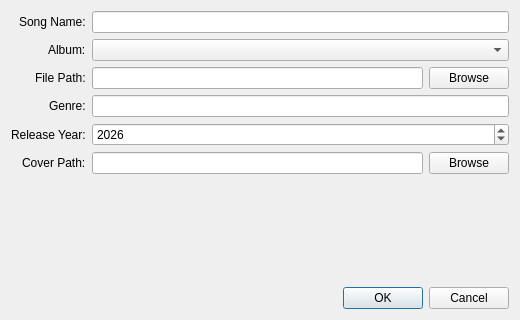
<?xml version="1.0" encoding="UTF-8"?>
<ui version="4.0">
 <class>AddSongDialog</class>
 <widget class="QDialog" name="AddSongDialog">
  <property name="geometry">
   <rect>
    <x>0</x>
    <y>0</y>
    <width>520</width>
    <height>320</height>
   </rect>
  </property>
  <property name="windowTitle">
   <string>Add Song</string>
  </property>
  <layout class="QVBoxLayout" name="verticalLayout">
   <item>
    <layout class="QFormLayout" name="formLayout">
     <property name="labelAlignment">
      <set>Qt::AlignRight|Qt::AlignVCenter</set>
     </property>

     <item row="0" column="0">
      <widget class="QLabel" name="labelSongName">
       <property name="text">
        <string>Song Name:</string>
       </property>
      </widget>
     </item>
     <item row="0" column="1">
      <widget class="QLineEdit" name="lineEditSongName"/>
     </item>

     <item row="1" column="0">
      <widget class="QLabel" name="labelAlbum">
       <property name="text">
        <string>Album:</string>
       </property>
      </widget>
     </item>
     <item row="1" column="1">
      <widget class="QComboBox" name="comboBoxAlbum"/>
     </item>

     <item row="2" column="0">
      <widget class="QLabel" name="labelFilePath">
       <property name="text">
        <string>File Path:</string>
       </property>
      </widget>
     </item>
     <item row="2" column="1">
      <layout class="QHBoxLayout" name="horizontalLayoutFile">
       <item>
        <widget class="QLineEdit" name="lineEditFilePath"/>
       </item>
       <item>
        <widget class="QPushButton" name="pushButtonBrowseFile">
         <property name="text">
          <string>Browse</string>
         </property>
        </widget>
       </item>
      </layout>
     </item>

     <item row="3" column="0">
      <widget class="QLabel" name="labelGenre">
       <property name="text">
        <string>Genre:</string>
       </property>
      </widget>
     </item>
     <item row="3" column="1">
      <widget class="QLineEdit" name="lineEditGenre"/>
     </item>

     <item row="4" column="0">
      <widget class="QLabel" name="labelYear">
       <property name="text">
        <string>Release Year:</string>
       </property>
      </widget>
     </item>
     <item row="4" column="1">
      <widget class="QSpinBox" name="spinBoxYear">
       <property name="minimum">
        <number>1900</number>
       </property>
       <property name="maximum">
        <number>2100</number>
       </property>
       <property name="value">
        <number>2026</number>
       </property>
      </widget>
     </item>

     <item row="5" column="0">
      <widget class="QLabel" name="labelCoverPath">
       <property name="text">
        <string>Cover Path:</string>
       </property>
      </widget>
     </item>
     <item row="5" column="1">
      <layout class="QHBoxLayout" name="horizontalLayoutCover">
       <item>
        <widget class="QLineEdit" name="lineEditCoverPath"/>
       </item>
       <item>
        <widget class="QPushButton" name="pushButtonBrowseCover">
         <property name="text">
          <string>Browse</string>
         </property>
        </widget>
       </item>
      </layout>
     </item>

    </layout>
   </item>

   <item>
    <widget class="QDialogButtonBox" name="buttonBox">
     <property name="orientation">
      <enum>Qt::Horizontal</enum>
     </property>
     <property name="standardButtons">
      <set>QDialogButtonBox::Cancel|QDialogButtonBox::Ok</set>
     </property>
    </widget>
   </item>
  </layout>
 </widget>
 <resources/>
 <connections/>
</ui>
